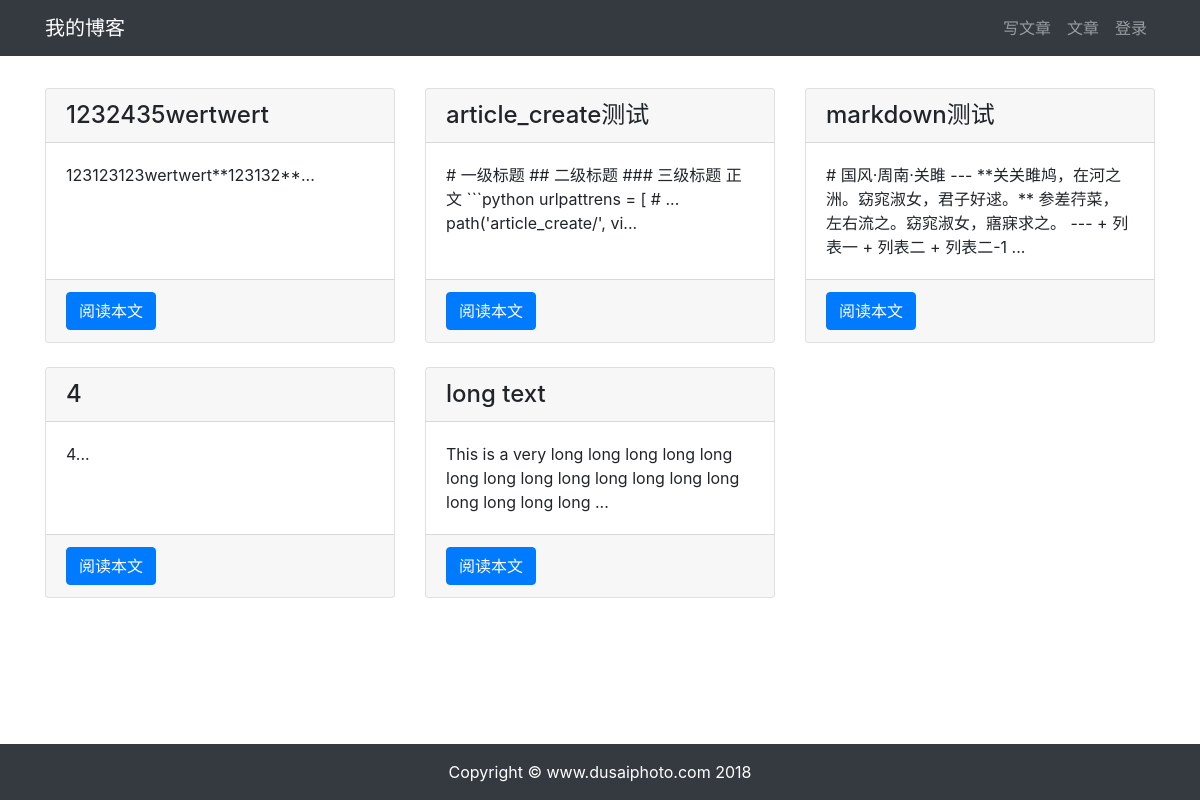
/, run on an earlier commit of the app's database.
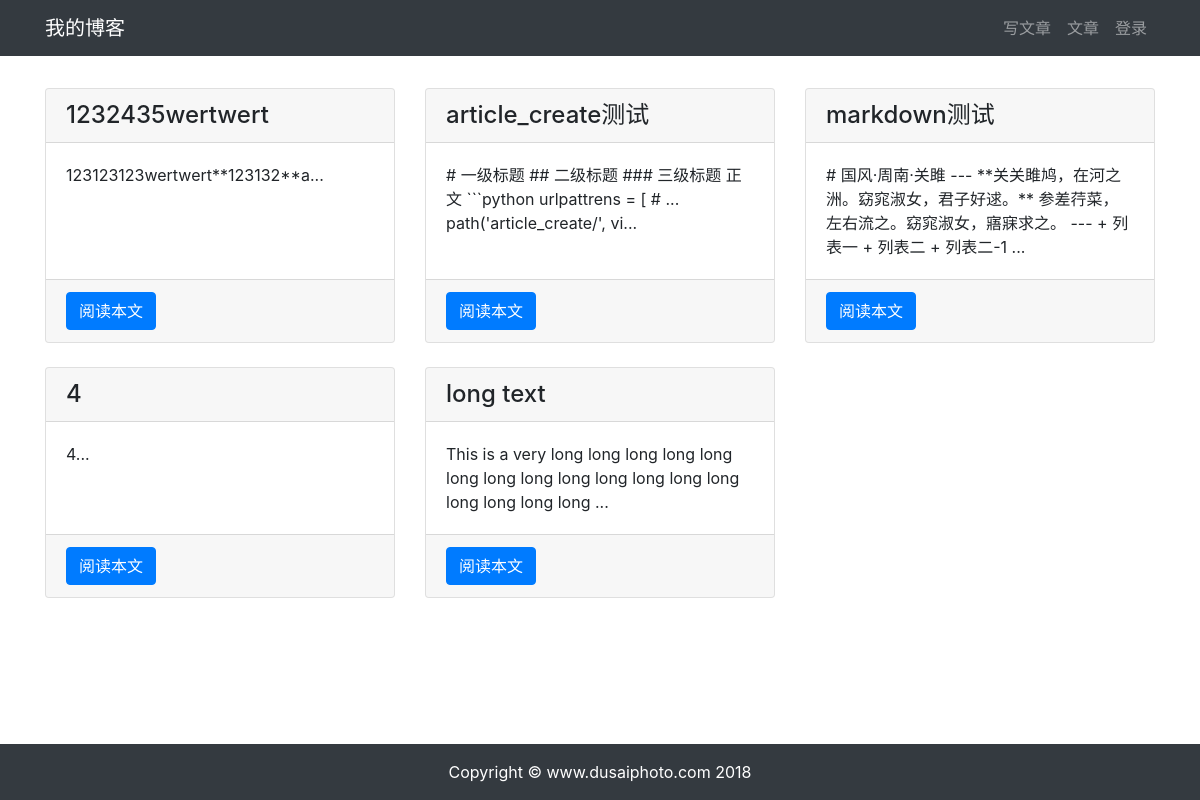
And on a later commit of the database.
### article/models.py (models this page shows, shortened)
class ArticlePost(models.Model):
    author = models.ForeignKey(User, on_delete=models.CASCADE)
    title = models.CharField(max_length=100)
    body = models.TextField()
    created = models.DateTimeField(default=timezone.now)
    updated = models.DateTimeField(auto_now=True)
    class Meta:
        ordering = ('-created',)

### article/views.py (the view)
# urls.py: path('', article.views.article_list),
def article_list(request):
    articles = ArticlePost.objects.all()
    context = {'articles': articles}
    return render(request, 'article/list.html', context)

### templates/article/list.html (shortened to what this page needs)
{% extends "base.html" %}
{% load static %}
{% block content %}
    <div class="container">
        <br>
        <div class="row mt-2">
            {% for article in articles %}
                <div class="col-4 mb-4">
                    <div class="card h-100">
                        <h4 class="card-header">{{ article.title }}</h4>
                        <div class="card-body">
                            <p class="card-text">{{ article.body|slice:'100' }}...</p>
                        </div>
                        <div class="card-footer">
                            <a href="{% url 'article:article_detail' article.id %}" class="btn btn-primary">阅读本文</a>
                        </div>
                    </div>
                </div>
            {% endfor %}
        </div>
    </div>
{% endblock content %}

What changed in the data, as far as the page shows it:
changed ArticlePost "1232435wertwert": body "123123123wertwert**123132**" → "123123123wertwert**123132**a"
